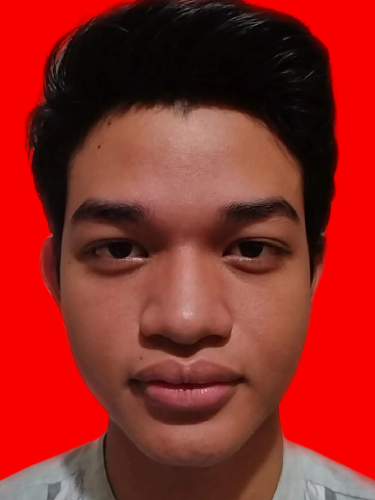
#> input picture instructors/sikadu.jpg, 375 x 500 px
$ jupyter execute --allow-errors Soal-UAS.ipynb
#> lines starting #> are read from the running program, lines starting #| are printed output that depends on the picture; after the words box and inside, x2 and y2 are one past the last pixel; in counts of white or black regions, pixels touching at a corner belong together
# **UAS Aljabar Linear Elementer**

Nama: **Indra Madaharsa** <br>
NIM: **2304130127** <br>
Prodi: **Teknik Informatika, Rombel 3**

Dalam Ujian Akhir ini, kami mengerjakan proyek akhir dengan beberapa soal dan ketentuan berikut:

1. Siapkan 2 foto berwarna mahasiswa. 1 Foto diambil dari sikadu dan 1 foto bebas, sopan dan close up.
2. Ubah 2 foto tersebut ke greyscale dan hitam putih.
3. Ubah 6 foto di atas menjadi matriks.
4. Lakukan proses SVD pada 6 matriks tersebut serta tentukan masing-masing matriks perkaliannya.
5. Implementasikan 6 foto di atas ke dalam PCA, Eigen Value, dan Vector serta SVD.
6. Lakukan Improvisasi dari masing-masing mahasiswa sehingga terjadi perbedaan yang signifikan antara proyek mahasiswa.
7. Berikan komentar, penjelasan dan kesimpulan pada __Google Colab__ atau __Text Editor__ mahasiswa.
8. Jika mahasiswa akan memperbaiki Video UTS, silahkan di upload ulang updatenya dan menghapus file video lama. <br>

Link GD UAS sama dengan link GD UTS. Upload file sesuai dengan Rombel dan kelompok masing-masing. Khusus file UAS, mahasiswa agar membuat folder baru di bawah folder kelompok dengan nama folder berupa **nama-nim mahasiswa**. <br>

Link GD UAS masing-masing mahasiswa yang berisi file UAS agar diupload di elena paling lambat tanggal 12 Juni 2024 pukul 23.59 WIB.

**Pustaka atau _Library_ yang akan digunakan:**

[cell 1]
import numpy as np
import matplotlib.pyplot as plt
import copy
import utils
import os
from glob import glob
from PIL import Image
from scipy.ndimage import zoom

**_Library_ dan fungsinya**

1. NumPy (np):

Digunakan untuk operasi matematika dan manipulasi array, termasuk mengubah gambar menjadi matriks dan melakukan operasi seperti Singular Value Decomposition (SVD).

2. Glob (glob):

Digunakan untuk mencari file dalam folder berdasarkan pola tertentu (misalnya, mencari semua file dengan ekstensi .jpg dalam folder).
PIL (Pillow) (Image):

Digunakan untuk membuka, memanipulasi, dan menyimpan gambar. Dalam konteks ini, akan digunakan untuk membuka gambar, mengubah warna gambar (misalnya, ke grayscale dan hitam putih), serta menyimpan hasilnya.

3. Matplotlib (plt):

Digunakan untuk menampilkan gambar dan membuat plot yang diperlukan. Dalam konteks ini, akan digunakan untuk menampilkan gambar-gambar yang telah diubah dan hasil analisis seperti SVD dan PCA.

4. Copy (copy):

Digunakan untuk membuat salinan dari objek Python. Mungkin diperlukan untuk membuat salinan dari gambar atau matriks agar tidak mengubah data asli.

5. Utils (utils):

Library ini tidak standar dan tampaknya berisi fungsi-fungsi khusus yang dibuat untuk proyek ini, seperti fungsi untuk membaca gambar dari folder dan mengubahnya menjadi grid persegi.

6. Scipy.ndimage (zoom):

Library ini digunakan untuk membantu saya dalam zooming atau membesarkan gambar saya (dikarenakan saya tidak memiliki foto yang close up).

7. OS (os)

Digunakan untuk mendapatkan file dalam folder, membuat path ke file dengan menggabungkan folder dan nama file, dan memastikan hanya sejumlah file gambar tertentu saja yang di ambil dari folder

### **Soal 1**
Siapkan 2 foto berwarna mahasiswa. 1 Foto diambil dari sikadu dan 1 foto bebas, sopan dan close up.

Pada bagian foto bebas, saya menggunakan _library_ scipy.ndimage untuk membesarkan atau zoom gambar saya dikarenakan saya tidak memenuhi kriteria ke 3 yaitu close up.

[cell 2]
def clipped_zoom(img, zoom_factor, **kwargs):
    h, w = img.shape[:2]
    zoom_tuple = (zoom_factor,) * 2 + (1,) * (img.ndim - 2)

    if zoom_factor < 1:
        zh = int(np.round(h * zoom_factor))
        zw = int(np.round(w * zoom_factor))
        top = (h - zh) // 2
        left = (w - zw) // 2
        out = np.zeros_like(img)
        out[top:top+zh, left:left+zw] = zoom(img, zoom_tuple, **kwargs)
    elif zoom_factor > 1:
        zh = int(np.round(h / zoom_factor))
        zw = int(np.round(w / zoom_factor))
        top = (h - zh) // 2
        left = (w - zw) // 2
        out = zoom(img[top:top+zh, left:left+zw], zoom_tuple, **kwargs)
        trim_top = ((out.shape[0] - h) // 2)
        trim_left = ((out.shape[1] - w) // 2)
        out = out[trim_top:trim_top+h, trim_left:trim_left+w]
    else:
        out = img
    return out

# Siapkan foto
sikadu_path = 'instructors/sikadu.jpg'
fotoBebas_path = 'instructors/indra.jpg'

sikadu = Image.open(sikadu_path)
#> sikadu is the input picture: PIL image 375x500 RGB; mean R, G, B 142.7, 41.2, 34.7
fotoBebas = Image.open(fotoBebas_path)
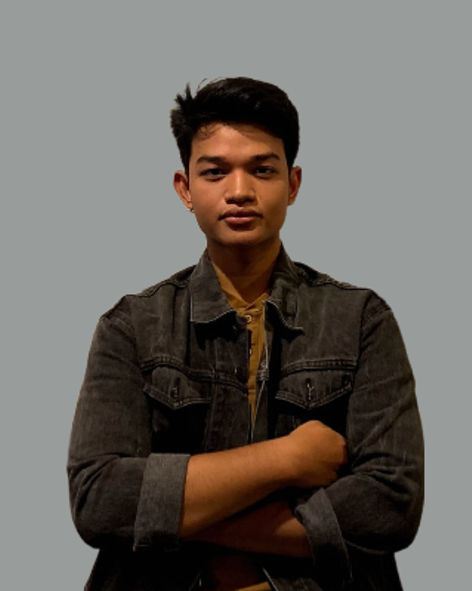
#> input picture instructors/indra.jpg, 472 x 591 px
#> fotoBebas is the input picture: PIL image 472x591 RGB; mean R, G, B 106.1, 101, 95.6

# Zoom image
fotoBebas_np = np.array(fotoBebas)
zmFotoBebas = clipped_zoom(fotoBebas_np, 1.5)

# Tampilkan hasil zoom
fig, ax = plt.subplots(1, 2, figsize=(10, 5))

ax[0].imshow(sikadu)
ax[0].set_title('Sikadu')

ax[1].imshow(zmFotoBebas)
ax[1].set_title('Zoomed Foto Bebas')

plt.show()

### **Soal 2**
Ubah 2 foto tersebut ke greyscale dan hitam putih.

Penjelasan mengenai function `convert(L)`:

Dalam pemrosesan gambar, mengonversi gambar dari satu mode warna ke mode warna lainnya, bisa berguna untuk berbagai tujuan. Fungsi convert() dalam pustaka gambar seperti Pillow (Python Imaging Library) memungkinkan Anda mengubah mode gambar. Tiga mode yang disebutkan-RGB, CMYK, dan L-adalah model warna yang berbeda, dan masing-masing memiliki tujuan spesifik:

1. **RGB (Red, Green, Blue):**
	* **Deskripsi**: RGB adalah model warna yang digunakan untuk gambar digital. Ini merepresentasikan warna sebagai kombinasi cahaya merah, hijau, dan biru.
	* **Penggunaan**: Mode ini pada umumnya digunakan untuk gambar yang ditampilkan pada layar (misalnya, monitor komputer, televisi, kamera).

2. **CMYK (Cyan, Magenya, Yellow, Black):**
	* **Deskripsi**: CMYK adalah model warna yang digunakan untuk pencetakan warna. Ini merepresentasikan warna sebagai kombinasi tinta cyan, magenta, kuning, dan hitam.
	* **Penggunaan**: Mode ini digunakan untuk menyiapkan gambar untuk dicetak, di mana pencampuran warna bersifat subtraktif (yaitu, warna diciptakan dengan mengurangi cahaya).

3. **L (Luminance or Grayscale):**
	* **Deskripsi**: Mode L adalah model warna skala abu-abu di mana gambar terdiri atas berbagai warna abu-abu. Tiap piksel merepresentasikan kecerahan atau intensitas cahaya.
	* **Penggunaan**: Mode ini digunakan apabila informasi warna tidak diperlukan, misalnya, pada jenis analisis gambar tertentu, kompresi, atau efek artistik.

[cell 3]
# Zoom foto bebas
zmFotoBebas = clipped_zoom(fotoBebas_np, 1.5)
zmFotoBebas = Image.fromarray(zmFotoBebas)

# Ubah ke grayscale dan hitam putih
sikadu_gray = sikadu.convert('L')
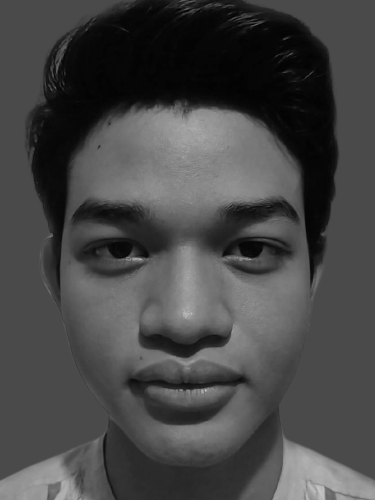
#> sikadu_gray: PIL image 375x500 L; min 1, max 199, mean 70.7
fotoBebas_gray = zmFotoBebas.convert('L')
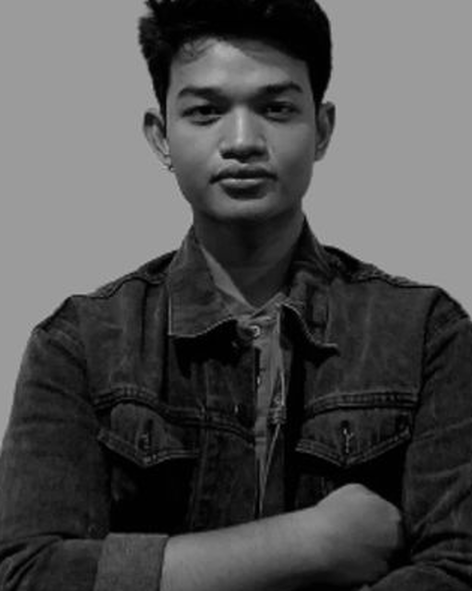
#> fotoBebas_gray: PIL image 472x591 L; min 0, max 192, mean 78.7

sikadu_bw = sikadu_gray.point(lambda x: 0 if x < 128 else 255, '1')
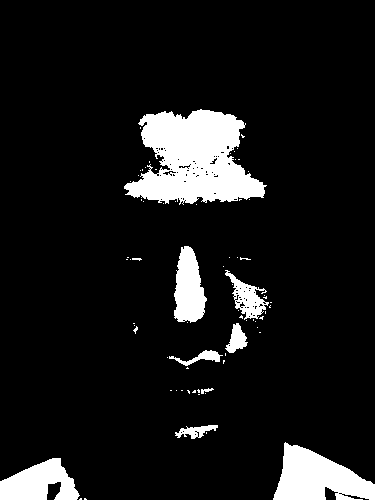
#> sikadu_bw: PIL image 375x500 1; 9.7% white; 72 white regions (62 under 20 px), largest, box (x1, y1, x2, y2) and area: (124, 109, 267, 205) 8609, (273, 442, 375, 500) 3605, (0, 458, 80, 500) 2176
fotoBebas_bw = fotoBebas_gray.point(lambda x: 0 if x < 128 else 255, '1')
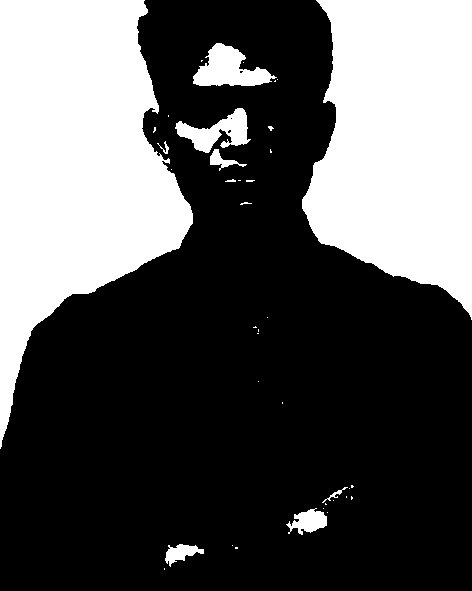
#> fotoBebas_bw: PIL image 472x591 1; 34.2% white; 39 white regions (29 under 20 px), largest, box (x1, y1, x2, y2) and area: (0, 0, 193, 449) 49343, (302, 0, 472, 320) 40883, (193, 43, 277, 86) 1997

# Tampilkan hasil
fig, ax = plt.subplots(2, 4, figsize=(15, 10))

ax[0, 0].imshow(sikadu)
ax[0, 0].set_title('Sikadu - Original')
ax[0, 1].imshow(sikadu)
ax[0, 1].set_title('Sikadu - Original')
ax[0, 2].imshow(zmFotoBebas)
ax[0, 2].set_title('Zoomed Foto Bebas')
ax[0, 3].imshow(zmFotoBebas)
ax[0, 3].set_title('Zoomed Foto Bebas')

ax[1, 0].imshow(sikadu_gray, cmap='gray')
ax[1, 0].set_title('Sikadu - Grayscale')
ax[1, 1].imshow(sikadu_bw, cmap='gray')
ax[1, 1].set_title('Sikadu - Hitam Putih')
ax[1, 2].imshow(fotoBebas_gray, cmap='gray')
ax[1, 2].set_title('Foto Bebas - Grayscale')
ax[1, 3].imshow(fotoBebas_bw, cmap='gray')
ax[1, 3].set_title('Foto Bebas - Hitam Putih')

plt.tight_layout()
plt.show()
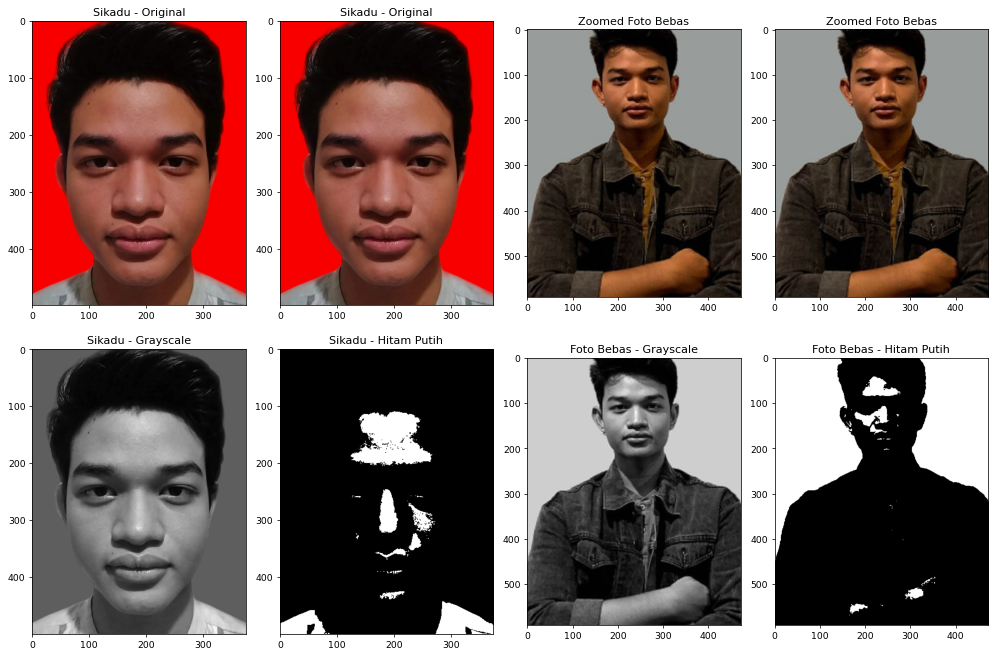
#> figure drawn by matplotlib, 8 panels

### **Soal 3**
Ubah 6 foto di atas menjadi matriks.

Disini foto yang di maksud adalah foto yang sudah di sediakan oleh file `Case - Study Face Identification.ipynb` dan gambar-gambar nya diambil dari folder instructors.

[cell 4]
def load_faces(folder, num_images=6):
#> called with folder = 'instructors/', num_images = 6
    images = []
    all_faces = []
    image_files = sorted(os.listdir(folder))[:num_images]
    for file in image_files:
        if file.endswith('.jpg') or file.endswith('.png'):
            img_path = os.path.join(folder, file)
            img = Image.open(img_path).convert('L')  # Convert to grayscale
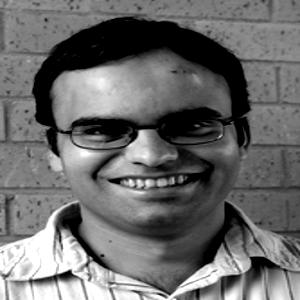
#> input picture instructors/a.jpg, 300 x 300 px
#> img is the input picture: PIL image 300x300 L; min 0, max 255, mean 106.4
            img_np = np.array(img)
            images.append(img)
            all_faces.append(img_np)
    return images, all_faces

def gray_images_square_grid(images):
    num_images = len(images)
    grid_size = int(np.ceil(np.sqrt(num_images)))
    img_shape = images[0].shape
    grid = np.zeros((grid_size * img_shape[0], grid_size * img_shape[1]), dtype=np.uint8)

    for i in range(num_images):
        row = i // grid_size
        col = i % grid_size
        grid[row * img_shape[0]:(row + 1) * img_shape[0], col * img_shape[1]:(col + 1) * img_shape[1]] = images[i]

    return grid[:row * img_shape[0] + img_shape[0], :col * img_shape[1] + img_shape[1]]

# Ensure the instructors folder is in the same directory and has not been moved.
folder_path = 'instructors/'

# Load 6 images
S, all_faces = load_faces(folder_path, num_images=6)

# Create and show the image grid
#> (the rest of this cell did not finish here and is left out)

Disini kita mengambil hasil matrix dari 6 gambar tersebut berdasarkan ukuran file gambar nya, yaitu 300 x 300 menggunakan `.shape` mungkin akan ada pertanyaan, mengapa tidak menggunakan `.nbytes`? dikarenakan jika menggunakan `.nbytes` yang akan di dapatkan hanya ordo 1 x 1 dan tidak 1 x 2.

[cell 5]
# Convert the images to matrices
image_matrices = [np.array(img) for img in all_faces]

# Display the shape of each matrix to confirm
for idx, img_matrix in enumerate(image_matrices):
    print(f"Shape of image {idx+1}: {img_matrix.shape}")

### **Soal 4**
Lakukan proses SVD pada 6 matriks tersebut serta tentukan masing-masing matriks perkaliannya.

[cell 6]
# Perform SVD on each image matrix and calculate their product
svd_results = []

for idx, img_matrix in enumerate(image_matrices):
    U, S, VT = np.linalg.svd(img_matrix, full_matrices=False)
    S_matrix = np.diag(S)
    reconstructed_matrix = np.dot(U, np.dot(S_matrix, VT))
    svd_results.append((U, S_matrix, VT, reconstructed_matrix))
    print(f"Image {idx+1} - Shapes of U, S, VT, and Reconstructed Matrix:")
    print(f"U: {U.shape}, S: {S_matrix.shape}, VT: {VT.shape}, Reconstructed: {reconstructed_matrix.shape}")

    # Ensure the reconstruction is close to the original
    if np.allclose(img_matrix, reconstructed_matrix):
        print(f"Image {idx+1} successfully reconstructed.\n")
    else:
        print(f"Image {idx+1} reconstruction failed.\n")
#> this loop made 5 passes
#> pass 1, `U, S, VT = np.linalg.svd(img_matrix, full_matrices=False)`:
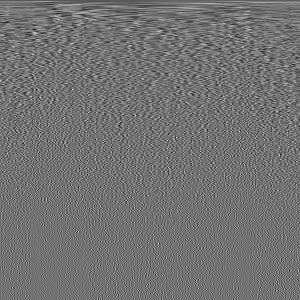
#> VT: shape (300, 300) float64; min -0.306, max 0.374, mean -0.000163; drawn with min black and max white
#> pass 1, `S_matrix = np.diag(S)`:
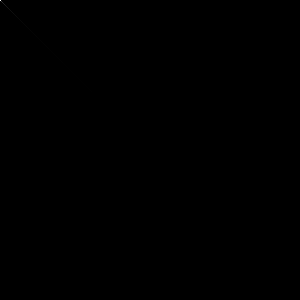
#> S_matrix: shape (300, 300) float64; min 0, max 34254.8, mean 1.4; drawn with min black and max white
#> after the loop:
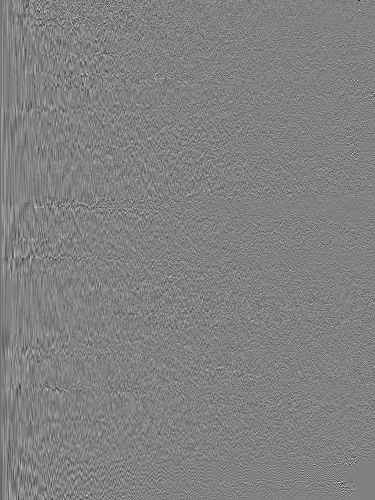
#> U: shape (500, 375) float64; min -0.381, max 0.369, mean -0.000111; drawn with min black and max white

# Now svd_results contains the SVD components and reconstructed matrices for each image
